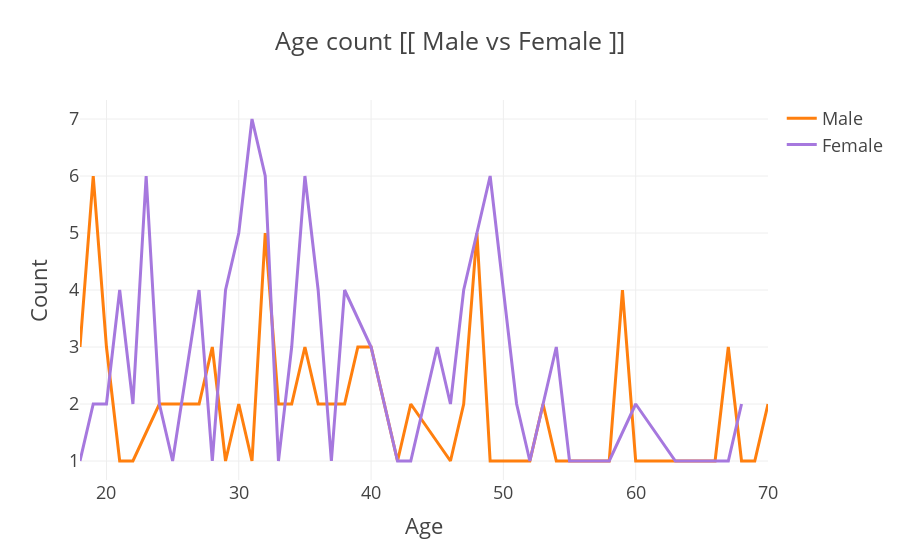

The notebook cell saved with this chart:
### Code cell
d1=x[x['Gender']=='Male']
d2=x[x['Gender']=='Female']
col='Age'
v1=d1[col].value_counts().reset_index()
v1=v1.rename(columns={col:'count','index':col})
v1['percent']=v1['count'].apply(lambda x : 100*x/sum(v1['count']))
v1=v1.sort_values(col)
v2=d2[col].value_counts().reset_index()
v2=v2.rename(columns={col:'count','index':col})
v2['percent']=v2['count'].apply(lambda x : 100*x/sum(v2['count']))
v2=v2.sort_values(col)
trace1 = go.Scatter(x=v1[col], y=v1["count"], name="Male", marker=dict(color="#ff7f0e"))
trace2 = go.Scatter(x=v2[col], y=v2["count"], name="Female", marker=dict(color='#a678de'))
y = [trace1, trace2]
layout={'title':"Age count [[ Male vs Female ]] ",'xaxis':{'title':"Age"},'yaxis':{'title':"Count"}}
fig = go.Figure(data=y, layout=layout)
fig.layout.template='presentation'
iplot(fig)

### Figure 1 — Plotly figure (JSON) as saved in the notebook; plotly's stock layout.template omitted (floating-point values rounded to 4 significant figures)
{"data": [{"marker": {"color": "#ff7f0e"}, "name": "Male", "type": "scatter", "x": [18, 19, 20, 21, 22, 24, 25, 26, 27, 28, 29, 30, 31, 32, 33, 34, 35, 36, 37, 38, 39, 40, 42, 43, 46, 47, 48, 49, 50, 52, 53, 54, 57, 58, 59, 60, 63, 64, 65, 66, 67, 68, 69, 70], "y": [3, 6, 3, 1, 1, 2, 2, 2, 2, 3, 1, 2, 1, 5, 2, 2, 3, 2, 2, 2, 3, 3, 1, 2, 1, 2, 5, 1, 1, 1, 2, 1, 1, 1, 4, 1, 1, 1, 1, 1, 3, 1, 1, 2]}, {"marker": {"color": "#a678de"}, "name": "Female", "type": "scatter", "x": [18, 19, 20, 21, 22, 23, 24, 25, 27, 28, 29, 30, 31, 32, 33, 34, 35, 36, 37, 38, 40, 41, 42, 43, 44, 45, 46, 47, 49, 50, 51, 52, 54, 55, 56, 57, 58, 60, 63, 65, 66, 67, 68], "y": [1, 2, 2, 4, 2, 6, 2, 1, 4, 1, 4, 5, 7, 6, 1, 3, 6, 4, 1, 4, 3, 2, 1, 1, 2, 3, 2, 4, 6, 4, 2, 1, 3, 1, 1, 1, 1, 2, 1, 1, 1, 1, 2]}], "layout": {"title": {"text": "Age count [[ Male vs Female ]] "}, "xaxis": {"title": {"text": "Age"}}, "yaxis": {"title": {"text": "Count"}}}}
